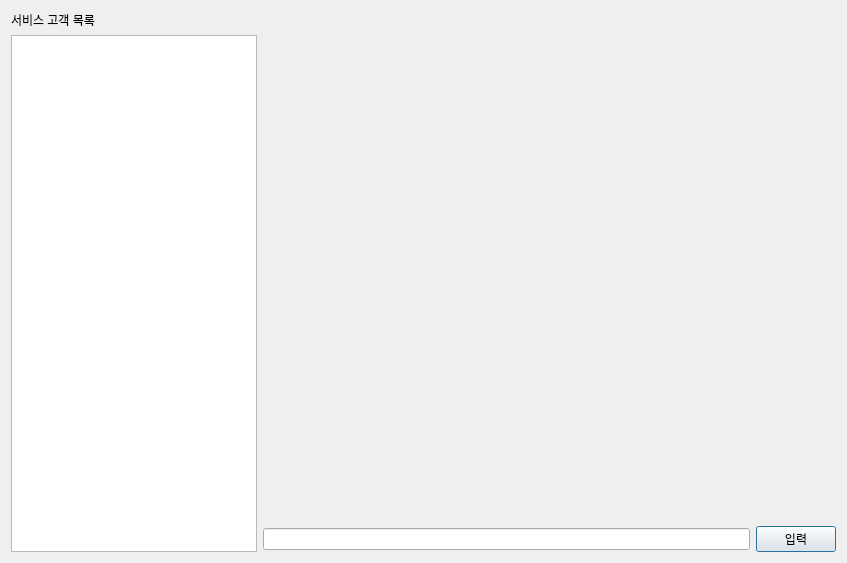
<?xml version="1.0" encoding="UTF-8"?>
<ui version="4.0">
 <class>GarbageCenter</class>
 <widget class="QDialog" name="GarbageCenter">
  <property name="geometry">
   <rect>
    <x>0</x>
    <y>0</y>
    <width>847</width>
    <height>563</height>
   </rect>
  </property>
  <property name="windowTitle">
   <string>Dialog</string>
  </property>
  <layout class="QHBoxLayout" name="horizontalLayout_2" stretch="3,7">
   <item>
    <layout class="QVBoxLayout" name="verticalLayout_2">
     <item>
      <widget class="QLabel" name="label">
       <property name="text">
        <string>서비스 고객 목록</string>
       </property>
      </widget>
     </item>
     <item>
      <widget class="QListWidget" name="LWCustomList"/>
     </item>
    </layout>
   </item>
   <item>
    <layout class="QVBoxLayout" name="verticalLayout" stretch="0,0">
     <item>
      <widget class="QStackedWidget" name="stackedWidget"/>
     </item>
     <item>
      <layout class="QHBoxLayout" name="horizontalLayout">
       <item>
        <widget class="QLineEdit" name="LEInputText"/>
       </item>
       <item>
        <widget class="QPushButton" name="BtnInput">
         <property name="text">
          <string>입력</string>
         </property>
        </widget>
       </item>
      </layout>
     </item>
    </layout>
   </item>
  </layout>
 </widget>
 <resources/>
 <connections/>
</ui>
